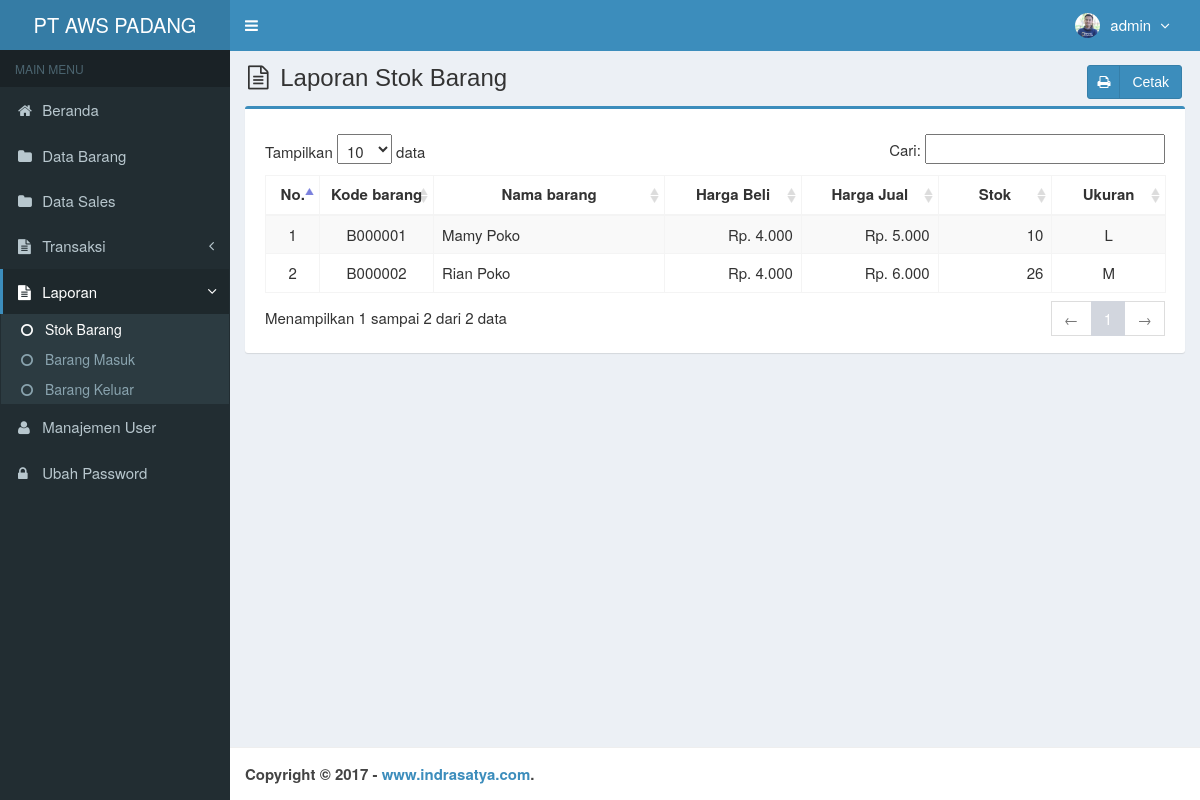
The page /main.php?module=lap_stok (signed in) on the database its author committed.
### tables this page shows
CREATE TABLE `is_users` (
  `id_user` int(3) NOT NULL,
  `username` varchar(50) NOT NULL,
  `nama_user` varchar(50) NOT NULL,
  `password` varchar(50) NOT NULL,
  `email` varchar(50) DEFAULT NULL,
  `telepon` varchar(13) DEFAULT NULL,
  `foto` varchar(100) DEFAULT NULL,
  `hak_akses` enum('Super Admin','Manajer','Gudang') NOT NULL,
  `status` enum('aktif','blokir') NOT NULL DEFAULT 'aktif',
  `created_at` timestamp NOT NULL DEFAULT current_timestamp(),
  `updated_at` timestamp NOT NULL DEFAULT current_timestamp() ON UPDATE current_timestamp()
);

CREATE TABLE `is_barang` (
  `kode_barang` varchar(7) NOT NULL,
  `nama_barang` varchar(50) NOT NULL,
  `harga_beli` int(11) NOT NULL,
  `harga_jual` int(11) NOT NULL,
  `satuan` varchar(20) NOT NULL,
  `stok` int(11) NOT NULL,
  `created_user` int(3) NOT NULL,
  `created_date` timestamp NOT NULL DEFAULT current_timestamp(),
  `updated_user` int(3) NOT NULL,
  `updated_date` timestamp NOT NULL DEFAULT current_timestamp() ON UPDATE current_timestamp()
);

### config/fungsi_rupiah.php (called while the page is built, shortened)
<?php
function format_rupiah($angka){
  $rupiah=number_format($angka,0,',','.');
  return $rupiah;
}
?>

### modules/lap-stok/view.php (the view)
<section class="content-header">
  <h1>
    <i class="fa fa-file-text-o icon-title"></i> Laporan Stok Barang
    <a class="btn btn-primary btn-social pull-right" href="cetak.php" target="_blank">
      <i class="fa fa-print"></i> Cetak
    </a>
  </h1>
</section>
<section class="content">
  <div class="row">
    <div class="col-md-12">
      <div class="box box-primary">
        <div class="box-body">
          <table id="dataTables1" class="table table-bordered table-striped table-hover">
            <thead>
              <tr>
                <th class="center">No.</th>
                <th class="center">Kode barang</th>
                <th class="center">Nama barang</th>
                <th class="center">Harga Beli</th>
                <th class="center">Harga Jual</th>
                <th class="center">Stok</th>
                <th class="center">Ukuran</th>
              </tr>
            </thead>
            <tbody>
              <?php
              $no = 1;
              $query = mysqli_query($mysqli, "SELECT * FROM is_barang ORDER BY nama_barang ASC")
                or die('Ada kesalahan pada query tampil Data barang: ' . mysqli_error($mysqli));
              while ($data = mysqli_fetch_assoc($query)) {
                $harga_beli = format_rupiah($data['harga_beli']);
                $harga_jual = format_rupiah($data['harga_jual']);
                echo "<tr>
                      <td width='30' class='center'>$no</td>
                      <td width='80' class='center'>$data[kode_barang]</td>
                      <td width='180'>$data[nama_barang]</td>
                      <td width='100' align='right'>Rp. $harga_beli</td>
                      <td width='100' align='right'>Rp. $harga_jual</td>
                      <td width='80' align='right'>$data[stok]</td>
                      <td width='80' class='center'>$data[satuan]</td>
                    </tr>";
                $no++;
              }
              ?>
            </tbody>
          </table>
        </div>
      </div>
    </div>
  </div>
</section><!-- /.content

### top-menu.php (shortened to what this page needs)
<?php
require_once "config/database.php";
$query = mysqli_query($mysqli, "SELECT id_user, nama_user, foto, hak_akses FROM is_users WHERE id_user='$_SESSION[id_user]'")
                                or die('Ada kesalahan pada query tampil Manajemen User: '.mysqli_error($mysqli));
$data = mysqli_fetch_assoc($query);
?>
<li class="dropdown user user-menu">
  <a href="#" class="dropdown-toggle" data-toggle="dropdown">
  <?php
  if ($data['foto']=="") { ?>
    <img src="images/user/user-default.png" class="user-image" alt="User Image"/>
  <?php
  }
  else { ?>
    <img src="images/user/<?php echo $data['foto']; ?>" class="user-image" alt="User Image"/>
  <?php
  }
  ?>
    <span class="hidden-xs"><?php echo $data['nama_user']; ?> <i style="margin-left:5px" class="fa fa-angle-down"></i></span>
  </a>
</li>

### assets/css/style.css (style rules this page uses)
.btn-social *:first-child { border-right: 1px solid rgba(0, 0, 0, 0.1); bottom: 0; font-size: 1em !important; left: 0; line-height: 32px !important; position: absolute; text-align: center; top: 0; width: 32px !important; }
.content-header { padding: 15px 18px 0; position: relative; }
.center { text-align:center; }
.icon-title { margin-right: 5px; }
body { background-color: #fff; color: #333; font-size: 15px; line-height: 1.42857; }

### rows shown on the page
is_users: foto (picture), nama_user "admin"
is_barang: kode_barang "B000001", nama_barang "Mamy Poko", harga_beli "4.000", harga_jual "5.000", stok "10", satuan "L"
is_barang: kode_barang "B000002", nama_barang "Rian Poko", harga_beli "4.000", harga_jual "6.000", stok "26", satuan "M"
